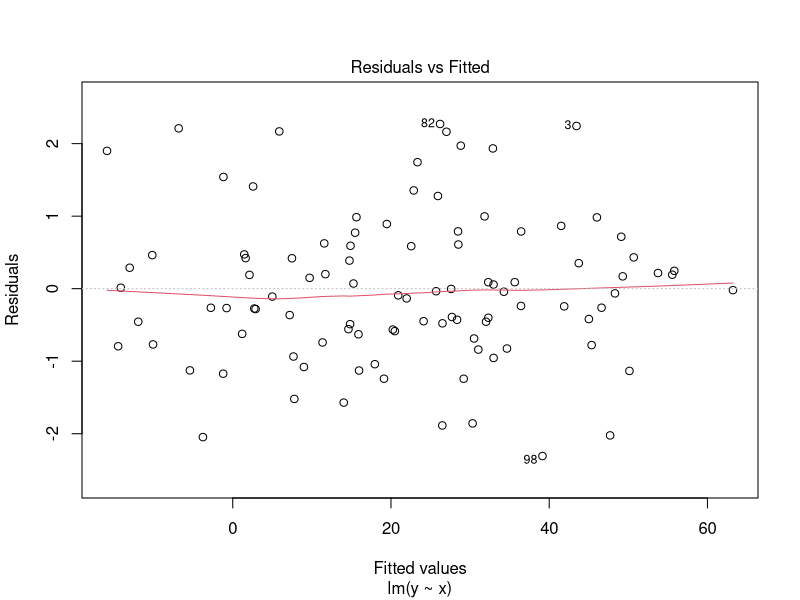
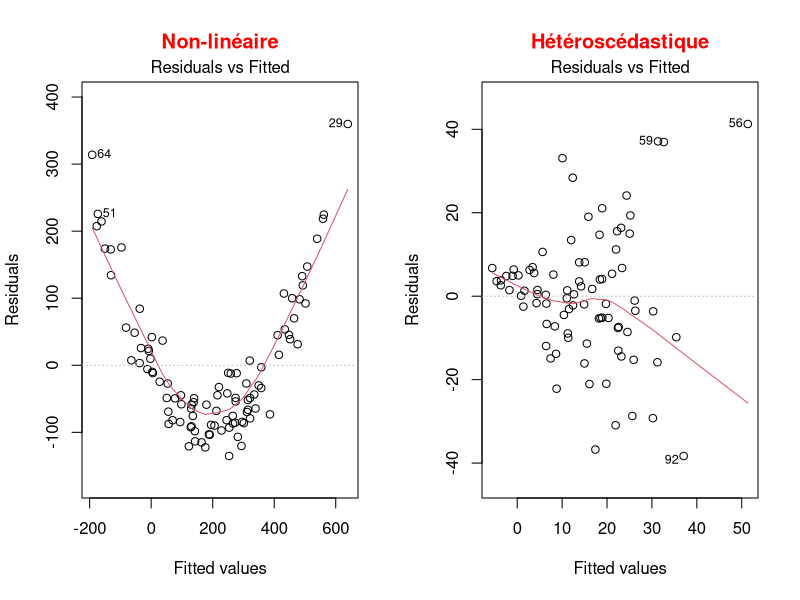
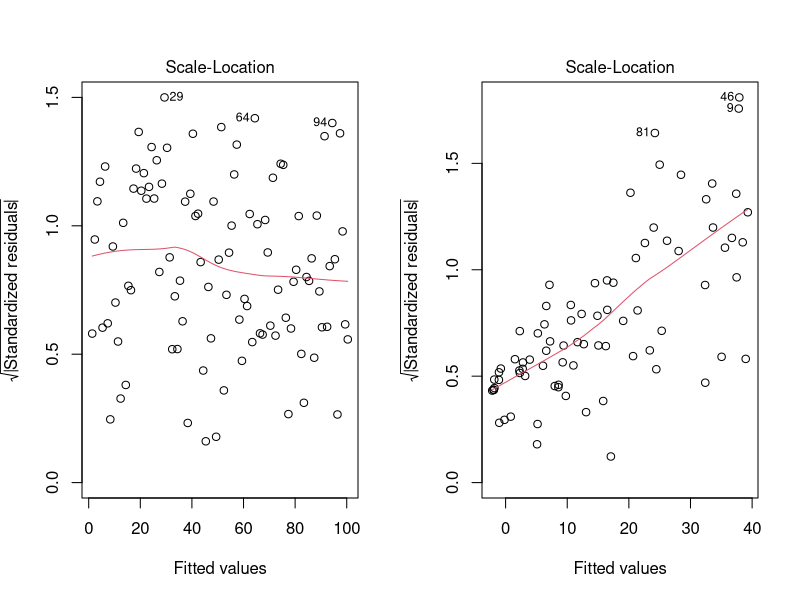
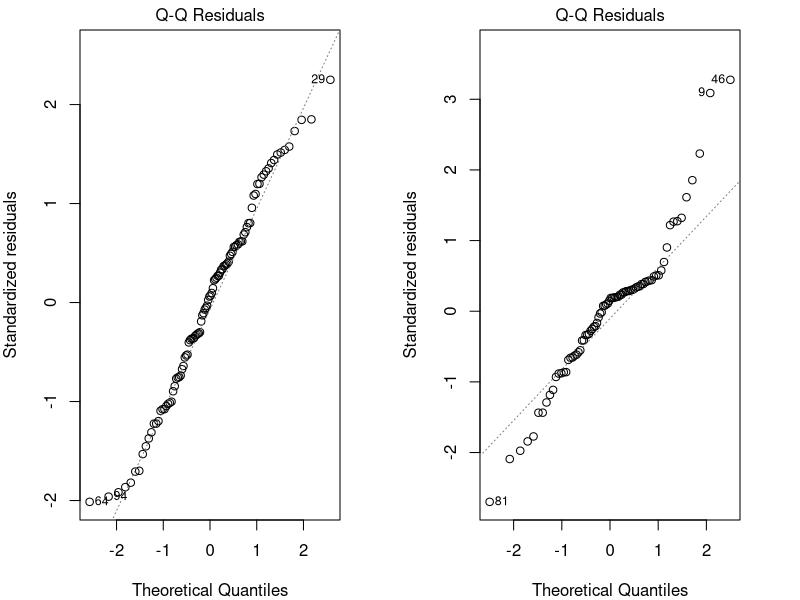
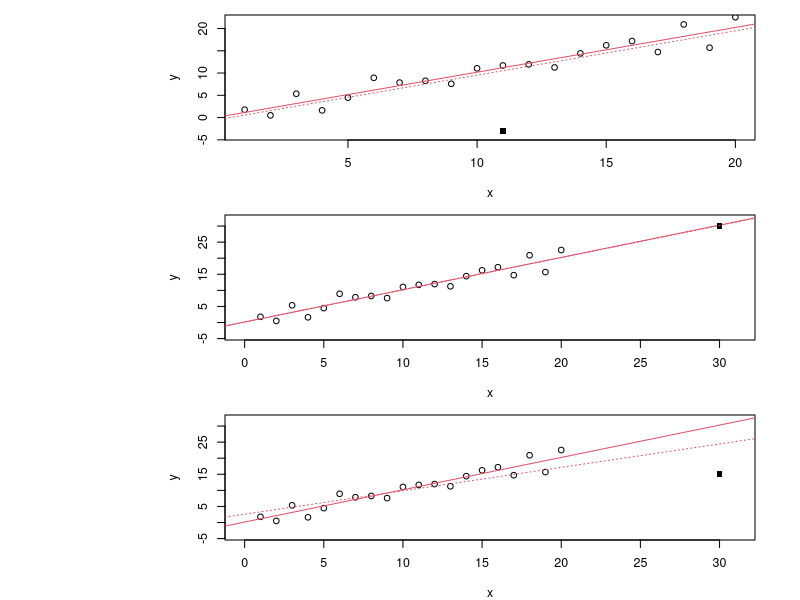
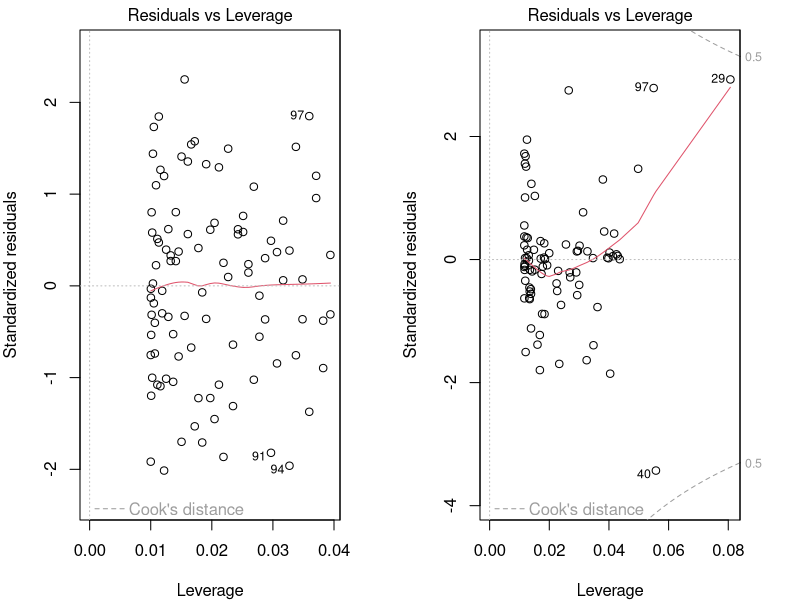
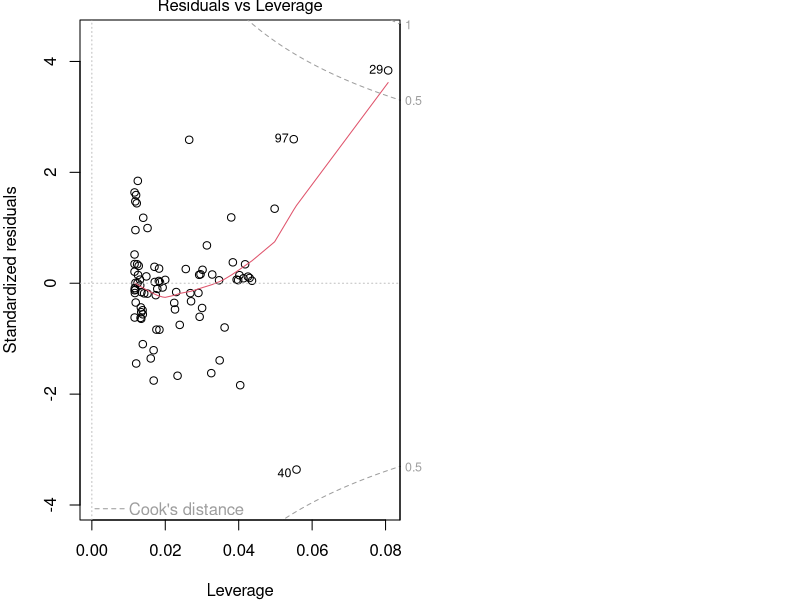
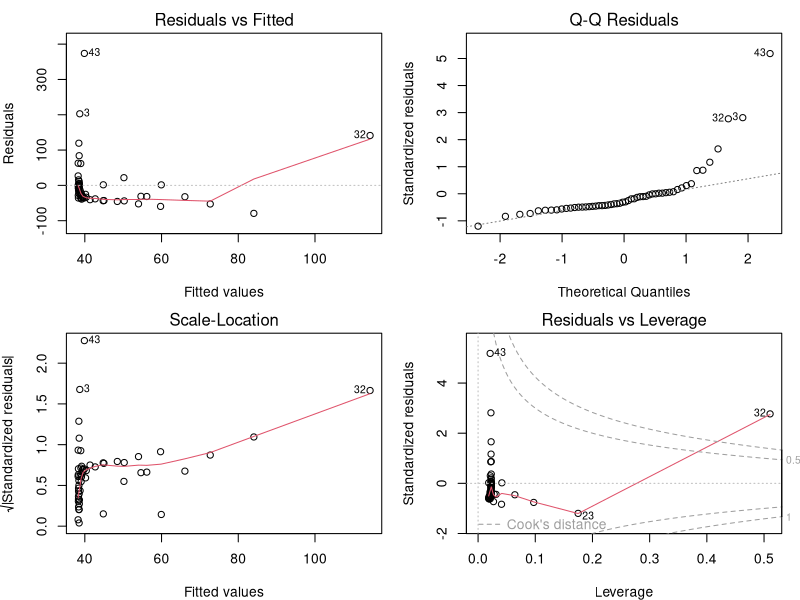

Recreate these plots in R, in order.
## ---- chunk 1
knitr::opts_chunk$set(
  comment = "#",
  collapse = TRUE,
  cache = TRUE,
  warning = FALSE,
  message = FALSE,
  fig.width=6, fig.height=6,
  fig.align = 'center'
)
## ---- chunk 2
options(repos=structure(c(CRAN="http://cran.r-project.org")))
## ---- chunk 3
if (!require(dplyr)) install.packages("dplyr")
library(dplyr)

if (!require(kableExtra)) install.packages("kableExtra")
library(kableExtra)

if (!require(vegan)) install.packages("vegan")
library(vegan)

if (!require(e1071)) install.packages("e1071")
library(e1071)

if (!require(MASS)) install.packages("MASS")
library(MASS)

if (!require(car)) install.packages("car")
library(car)
## ---- chunk 4
bird <- read.csv("Scripts_and_data/birdsdiet.csv")
## ---- chunk 5
str(bird)
## ---- chunk 6
str(bird)
## ---- chunk 7
lm1 <- lm(MaxAbund ~ Mass, data = bird)
## ---- chunk 8
  set.seed(1234564)
  x <- rnorm(100,10,10)
  y <- 2*x+0 + rnorm(100)
  lm <- lm(y~x)
  plot(lm, which = 1)
## ---- chunk 9
par(mfrow=c(1,2))
set.seed(1234564)
x = rnorm(100,10,10)
y = (x)^2 + rnorm(length(x),0,30)
lm=lm(y~scale(x))
plot(lm,which = 1, main = "Non-linéaire", col.main="red")

x = rnorm(100,10,10)
y = (x) + 0 + rnorm(length(x), 0, x)
lm=lm(y~scale(x))
plot(lm,which = 1, main = "Hétéroscédastique", col.main="red")
## ---- chunk 10
par(mfrow=c(1,2))
set.seed(1234564)
x <- 1:100
y <- x + rnorm(100,sd=5)
lm=lm(y~x)
plot(lm,which = 3)

set.seed(2)
x = rnorm(100,10,10)
y = (x) + 0 + rnorm(length(x), 0, x)
lm=lm(y~scale(x))
plot(lm,which = 3)
## ---- chunk 11
par(mfrow=c(1,2), mar = c(4, 4, 1.5, 3))
set.seed(1234564)
x <- 1:100
y <- x + rnorm(100,sd=5)
lm=lm(y~x)
plot(lm, which = 2)

set.seed(2)
x = rnorm(100,10,10)
y = (x) + 0 + rnorm(length(x), 0, x)
lm=lm(y~scale(x))
plot(lm, which = 2)
## ---- chunk 12
par(mfrow=c(3, 1), mar = c(4, 15, 1, 3), cex = 0.75)
set.seed(1234564)
x <- 1:20
y <- rnorm(x, x, 2)
lm0 <- lm(y ~ x)
# plot 1
plot(x, y, ylim = c(-4, 22)); abline(lm0, col = 2); points(11, -3, pch = 15)
# add 20, 10 point to the new lm
xx <- c(x, 11); yy <- c(y, -3)
abline(lm(yy ~ xx), col = 2, lty = 3)
text(-20, 10, srt=0, adj = 0, labels = "* Pas d'effet de levier \n* Faible influence
", xpd = TRUE, cex = 1.5)
# plot 2
plot(x, y, ylim = c(-4, 32), xlim = c(0, 31)); abline(lm0, col = 2); points(30, 30, pch = 15)
# add 20, 10 point to the new lm
xx <- c(x, 30); yy <- c(y, 30)
abline(lm(yy ~ xx), col = 2, lty = 3)
text(-33, 15, srt=0, adj = 0, labels = "* Effet de levier \n* Pas d'influence", xpd = TRUE, cex = 1.5)

# plot 3
plot(x, y, ylim = c(-4, 32), xlim = c(0, 31)); abline(lm0, col = 2); points(30, 15, pch = 15)
# add 20, 10 point to the new lm
xx <- c(x, 30); yy <- c(y, 15)
abline(lm(yy ~ xx), col = 2, lty = 3)
text(-33, 15, srt=0, adj = 0, labels = '* Effet de levier \n* Influence élevée', xpd = TRUE, cex = 1.5)
## ---- chunk 13
par(mfrow=c(1,2), mar = c(4, 4, 1.5, 3))
set.seed(1234564)
x <- 1:100
y <- x + rnorm(100,sd=5)
lm=lm(y~x)
plot(lm, which = 5)

set.seed(1234564)
x = rnorm(100,10,10)
y = (x) + 0 + rnorm(length(x), 0, x)
lm=lm(y~scale(x))
plot(lm, which = 5)
## ---- chunk 14
par(mar = c(4, 4, 1, 0))
set.seed(1234564)
x = rnorm(100,10,10)
y = (x) + 0 + rnorm(length(x), 0, x)
y[29] <- 100
lm=lm(y~scale(x))
plot(lm, which = 5)
## ---- chunk 15
par(mfrow=c(2,2), mar = c(4,4,2,1.1), oma =c(0,0,0,0))
plot(lm1)
## ---- chunk 16
par(mfrow=c(1,3), mar = c(4,4,3,1), cex = 0.8)
plot(bird$MaxAbund ~ bird$Mass)
abline(lm1) # adds the best-fit line
hist(bird$MaxAbund) # hist() produces a histogram of the variable
hist(bird$Mass)
## ---- chunk 17
shapiro.test(bird$MaxAbund)
shapiro.test(bird$Mass)
## ---- chunk 18
skewness(bird$MaxAbund)
skewness(bird$Mass)
## ---- chunk 19
bird$logMaxAbund <- log10(bird$MaxAbund)
bird$logMass <- log10(bird$Mass)
## ---- chunk 20
lm2 <- lm(logMaxAbund ~ logMass, data = bird)
## ---- chunk 21
par(mfrow=c(2,2), mar=c(3,4,1.15,1.2))
plot(lm2)
## ---- chunk 22
par(mfrow=c(1,3), mar=c(4,4,1.15,1.2))
plot(logMaxAbund ~ logMass, data=bird)
abline(lm2)
hist(log10(bird$MaxAbund))
hist(log10(bird$Mass))
## ---- chunk 23
summary(lm2)
## ---- chunk 24
lm2$coef
summary(lm2)$coefficients
summary(lm2)$r.squared
## ---- chunk 25
summary(lm2)
## ---- chunk 26
lm3 <- lm(logMaxAbund~logMass, data=bird, subset=!bird$Aquatic)
# removes aquatic birds (= TRUE)
# or equivalently
lm3 <- lm(logMaxAbund~logMass, data=bird, subset=bird$Aquatic == 0)
## ---- chunk 27
par(mfrow=c(1,2), mar = c(4, 4, 3, 1))
plot(logMaxAbund~logMass, data=bird, main = 'Tous les oiseaux')
abline(lm2, col = 'red')
plot(logMaxAbund~logMass, data=bird, subset=!bird$Aquatic, main = 'Oiseaux terrestres')
abline(lm3, col = 'red')
## ---- chunk 28
# Run the model
lm4 <- lm(logMaxAbund ~ logMass, data=bird, subset=bird$Passerine == 1)
summary(lm4)
## ---- chunk 29
# diagnostic plots
par(mfrow=c(2,2), mar = c(4,4,2,1.1), oma =c(0,0,0,0))
plot(lm4)
## ---- chunk 30
# Recall: we want adj.r.squared
summary(lm2)$adj.r.squared
summary(lm3)$adj.r.squared
summary(lm4)$adj.r.squared
